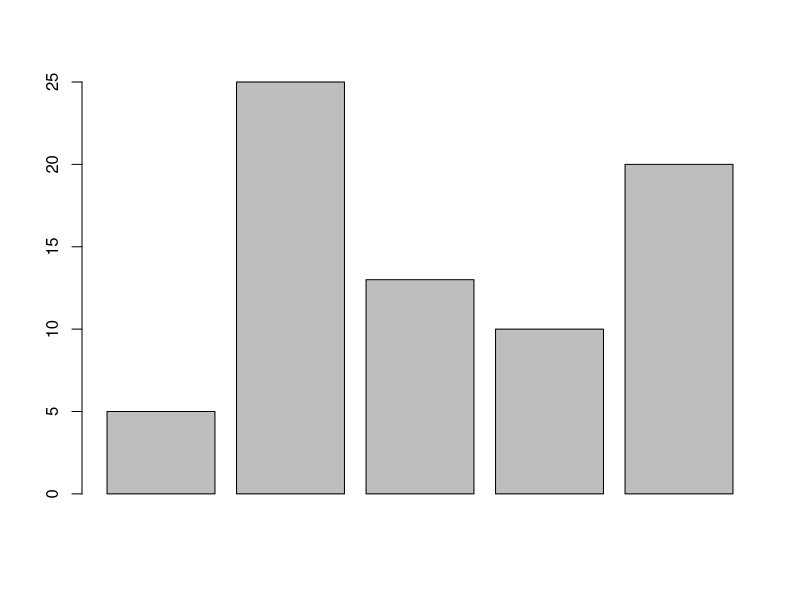
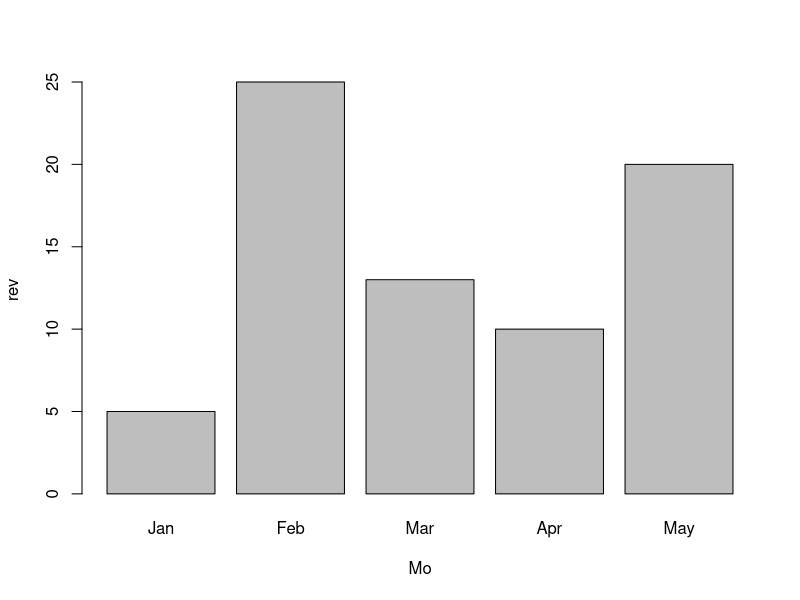
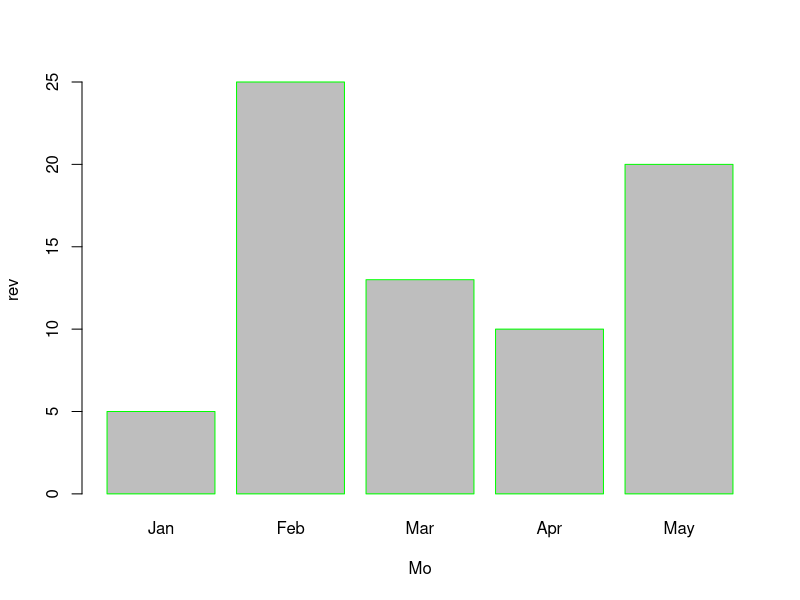
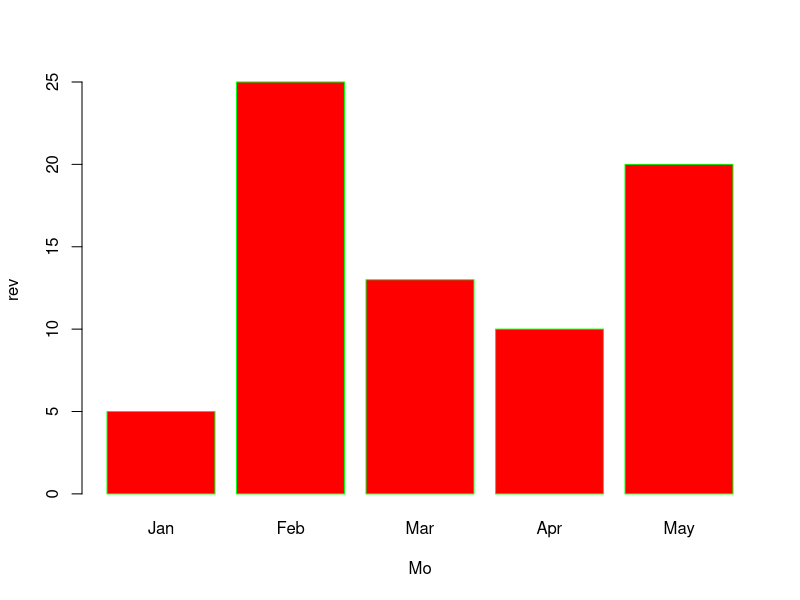

Here is the R script that generated these plots, in order:
 Da <- c(5,25,13,10,20)
 barplot(Da)
 ma <- c("Jan","Feb","Mar","Apr","May")
 barplot(Da,names.arg=ma,xlab="Mo",ylab="rev")
 barplot(Da,names.arg=ma,xlab="Mo",ylab="rev",border="green")
 barplot(Da,names.arg=ma,xlab="Mo",ylab="rev",border="green",col="red")
